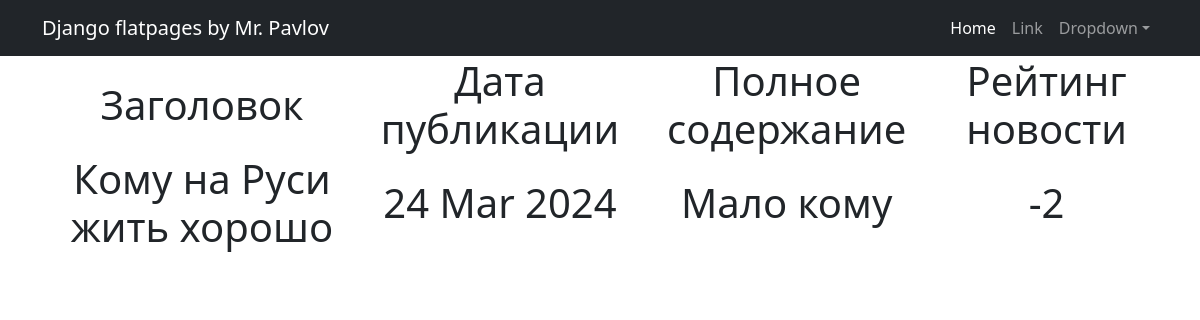
/posts/1, run on the app's committed database.
### news/models.py (models this page shows, shortened)
class Post(models.Model):
    author = models.ForeignKey(Author, on_delete = models.CASCADE)
    content = models.CharField(max_length=2, choices=CONTENT, default=article)
    date = models.DateTimeField(auto_now_add=True)
    category = models.ManyToManyField(Category, through = 'PostCategory')
    title = models.CharField(max_length=255)
    text = models.CharField(max_length=10000)
    post_rating = models.IntegerField(default=0)

### news/views.py (the view)
class PostDetail(DetailView):
    model = Post
    template_name = 'post.html'
    context_object_name = 'post'

### news/templatetags/censor_filter.py (called while the page is built)
@register.filter()
def censor(text):
    words = text.split()
    for i, word in enumerate(words):
        if word.lower().replace(',', '').replace('.', '').replace('!', '').replace('?', '') in CENSOR_WORDS:
            words[i] = word[0] + '*' * (len(word) - 1)
    return " ".join(words)

### templates/post.html (shortened to what this page needs)
{% extends 'flatpages/default.html' %}
{% load censor_filter %}
{% block content %}
<h1>
    <table>
           <tr>
               <td>Заголовок</td>
               <td>Дата публикации</td>
               <td>Полное содержание</td>
               <td>Рейтинг новости</td>
           </tr>
           <tr>
               <td>{{ post.title|censor }}</td>
               <td>{{ post.date|date:'d M Y' }}</td>
               <td>{{ post.text|censor }}</td>
               <td>{{ post.post_rating }}</td>
           </tr>
       </table>
</h1>
{% endblock content %}

### data on the page
Post: title|censor "Кому на Руси жить хорошо", date "24 Mar 2024", text|censor "Мало кому", post_rating "-2"
